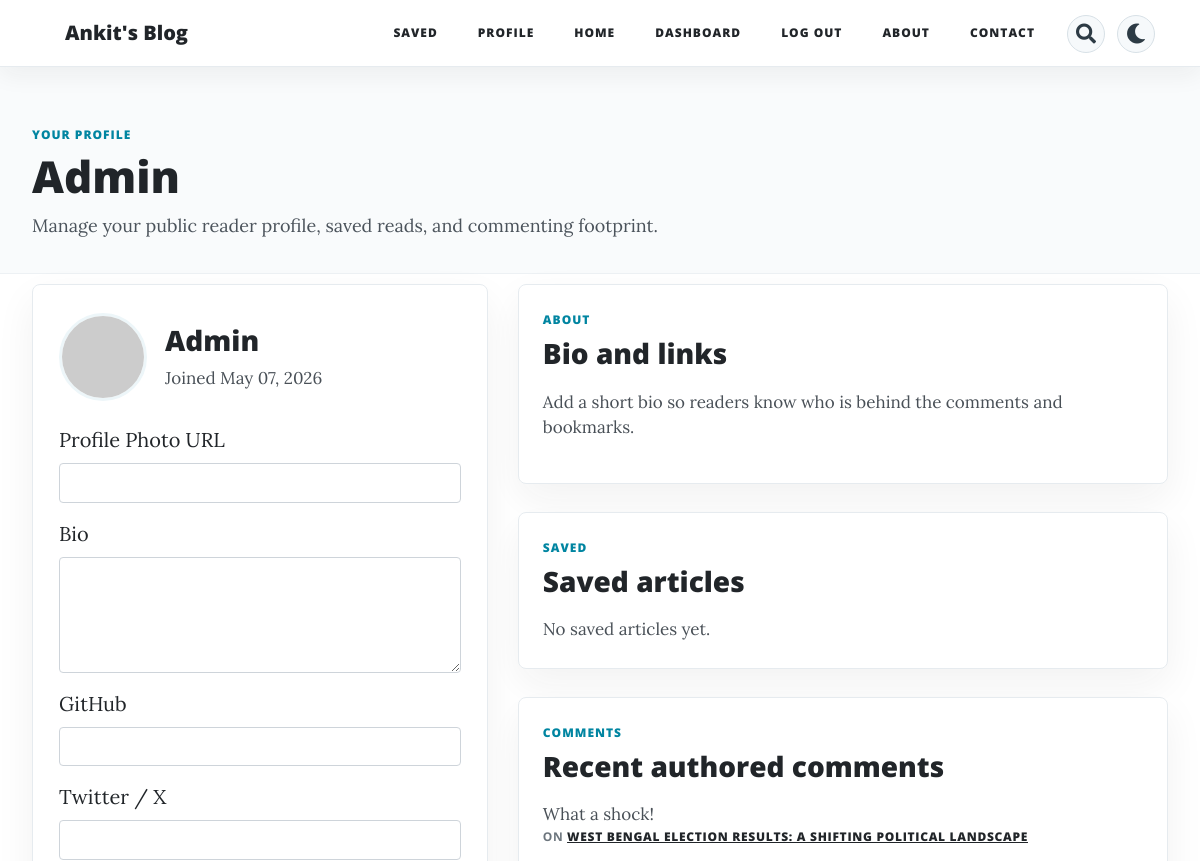
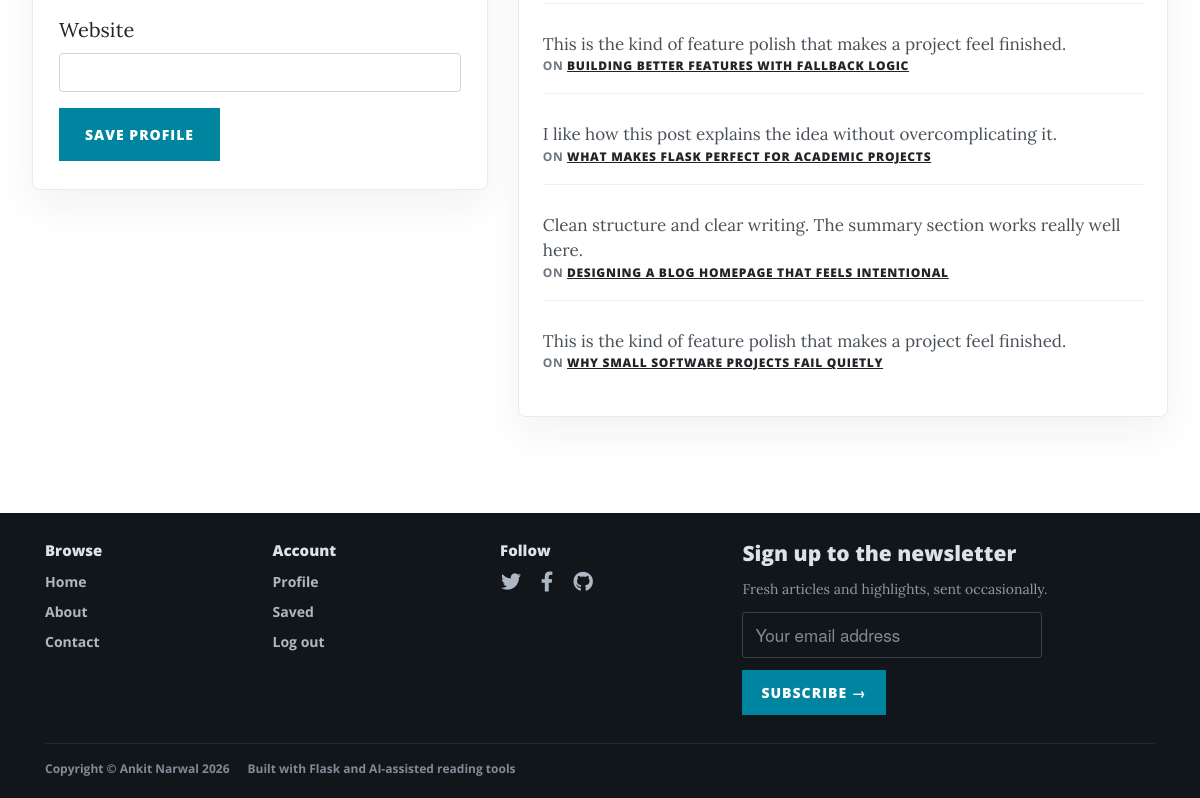
The app's page /profile (signed in), older data (2 pictures, top to bottom).
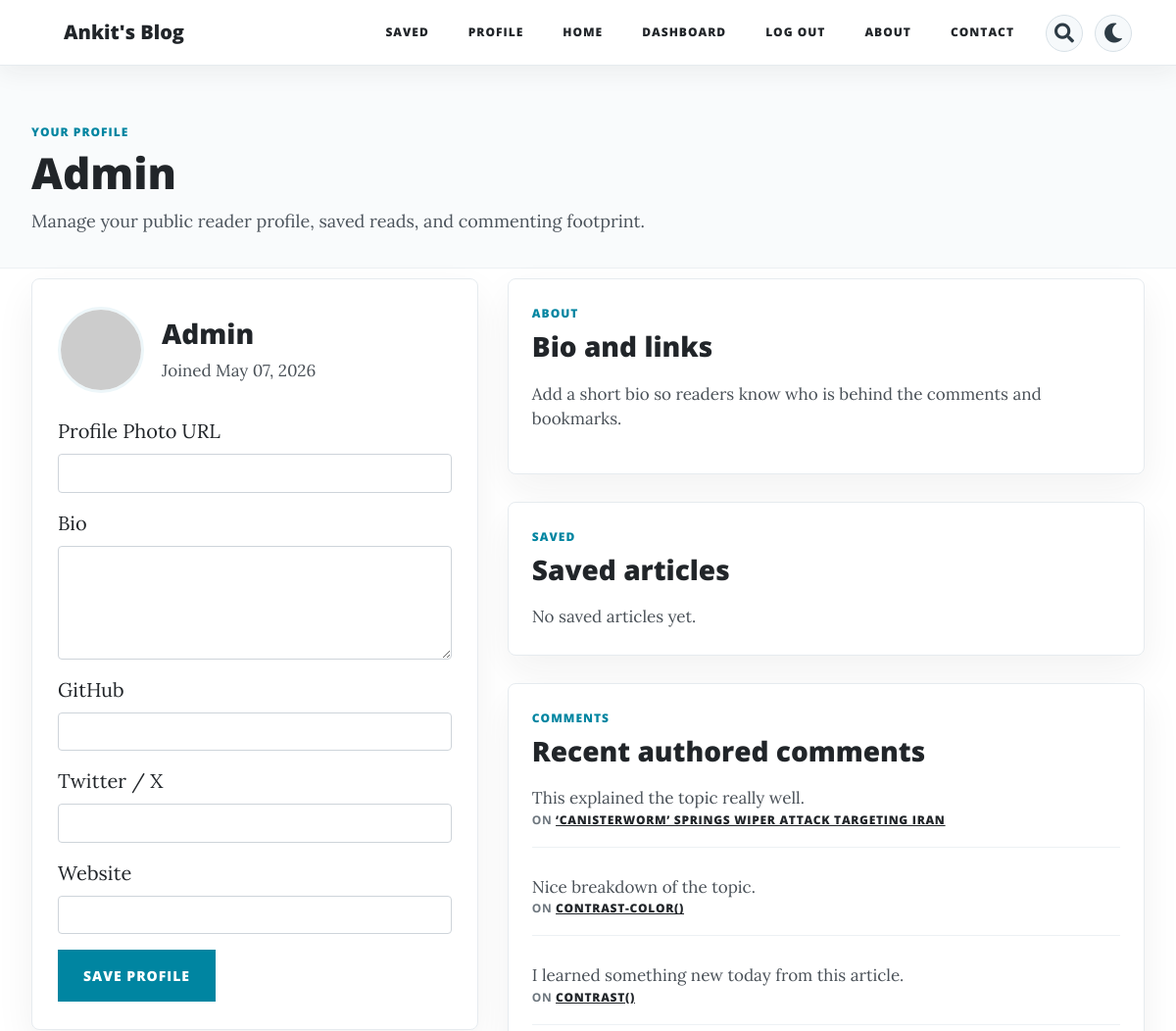
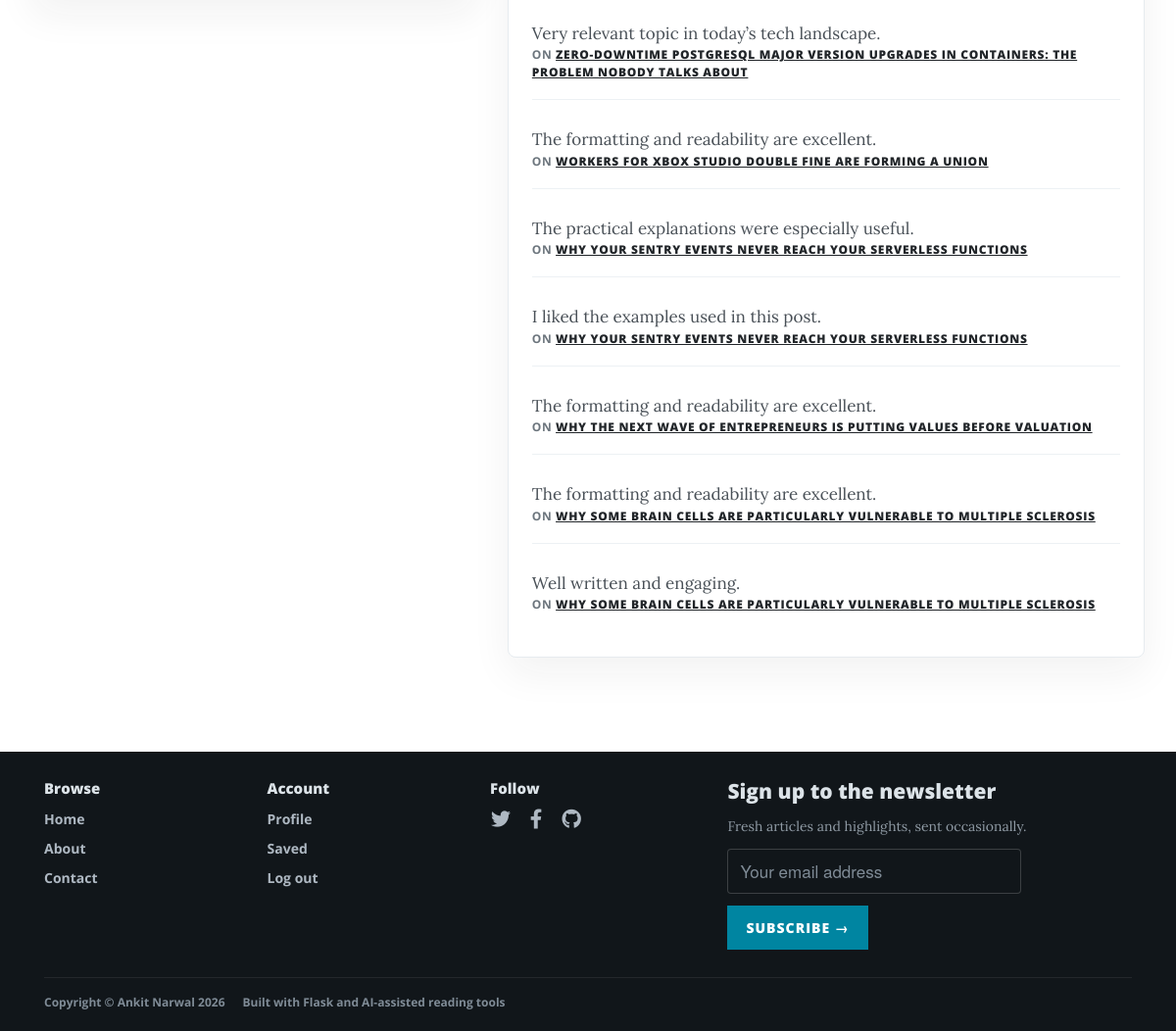
The same page, newer data (2 pictures, top to bottom).
### main.py (models this page shows, shortened)
class User(UserMixin, db.Model):
    __tablename__ = "user"
    id = db.Column(db.Integer, primary_key=True)
    name = db.Column(db.String(250), nullable=False)
    email = db.Column(db.String(), unique=True, nullable=False)
    password = db.Column(db.String(255), nullable=False)
    is_verified = db.Column(db.Boolean, nullable=False, default=True)
    registration_otp = db.Column(db.String(6), nullable=True)
    registration_otp_expires_at = db.Column(db.String(32), nullable=True)
    registration_otp_sent_at = db.Column(db.String(32), nullable=True)
    reset_otp = db.Column(db.String(6), nullable=True)
    reset_otp_expires_at = db.Column(db.String(32), nullable=True)
    reset_otp_sent_at = db.Column(db.String(32), nullable=True)
    profile_photo = db.Column(db.String(255), nullable=False, default="")
    bio = db.Column(db.Text, nullable=False, default="")
    github_url = db.Column(db.String(255), nullable=False, default="")
    twitter_url = db.Column(db.String(255), nullable=False, default="")
    website_url = db.Column(db.String(255), nullable=False, default="")
    joined_date = db.Column(db.String(32), nullable=False, default="")
    google_id = db.Column(db.String(255), nullable=False, default="")
    posts = relationship("BlogPost", back_populates="author")
    comments = relationship("Comments", back_populates="author")
    reactions = relationship("PostReaction", back_populates="user", cascade="all, delete-orphan")
    bookmarks = relationship("Bookmark", back_populates="user", cascade="all, delete-orphan")
    @property
    def profile_image(self):
        return self.profile_photo or None

class Comments(db.Model):
    __tablename__ = "comments"
    id = db.Column(db.Integer, primary_key=True)
    text = db.Column(db.String, nullable=False)
    author = relationship("User", back_populates="comments")
    author_id = db.Column(db.String, ForeignKey('user.name'), nullable=False)
    parent_post = relationship("BlogPost", back_populates="comments")
    parent_post_id = db.Column(db.Integer, ForeignKey("blog_posts.id"), nullable=False)
    created_at = db.Column(db.String(32), nullable=False, default="")
    status = db.Column(db.String(32), nullable=False, default="approved")
    moderation_reason = db.Column(db.String(255), nullable=False, default="")

class BlogPost(db.Model):
    __tablename__ = "blog_posts"
    id = db.Column(db.Integer, primary_key=True)
    author = relationship("User", back_populates='posts')
    author_id = db.Column(Integer, ForeignKey("user.id"), nullable=False)
    title = db.Column(db.String(250), unique=True, nullable=False)
    subtitle = db.Column(db.String(250), nullable=False)
    date = db.Column(db.String(250), nullable=False)
    body = db.Column(db.Text, nullable=False)
    img_url = db.Column(db.String(250), nullable=False)
    summary = db.Column(db.Text, nullable=False, default="")
    tags = db.Column(db.String(250), nullable=False, default="")
    created_at = db.Column(db.String(32), nullable=False, default="")
    published_at = db.Column(db.String(32), nullable=False, default="")
    scheduled_for = db.Column(db.String(32), nullable=False, default="")
    views = db.Column(db.Integer, nullable=False, default=0)
    comments = relationship("Comments", back_populates="parent_post", cascade="all, delete-orphan")
    reactions = relationship("PostReaction", back_populates="post", cascade="all, delete-orphan")
    bookmarks = relationship("Bookmark", back_populates="post", cascade="all, delete-orphan")

### main.py (the view, shortened to what this page needs)
@app.route("/profile", methods=["GET", "POST"])
def profile():
    if not current_user.is_authenticated:
        flash("Please log in to view your profile.", "danger")
        return redirect(url_for("login"))
    profile_user = User.query.get(current_user.id)
    saved_posts = [bookmark.post for bookmark in profile_user.bookmarks if bookmark.post and is_post_visible(bookmark.post, include_unpublished=is_admin_user(current_user))]
    authored_comments = (
        Comments.query
        .filter_by(author_id=profile_user.name, status="approved")
        .order_by(Comments.id.desc())
        .limit(10)
        .all()
    )
    return render_template(
        "profile.html",
        profile_user=profile_user,
        saved_posts=saved_posts,
        authored_comments=authored_comments,
        body_class="plain-page",
        is_logged_in=True,
    )

### main.py (called while the page is built)
@app.context_processor
def inject_layout_state():
    return {
        "active_theme": current_theme(),
        "is_admin_user": is_admin_user(current_user),
        "google_oauth_enabled": google_oauth_ready(),
    }

def is_admin_user(user):
    return bool(getattr(user, "is_authenticated", False) and getattr(user, "id", None) == 1)

def current_theme():
    return request.cookies.get("theme", "light")

def google_oauth_ready():
    return bool(os.environ.get("GOOGLE_CLIENT_ID") and os.environ.get("GOOGLE_CLIENT_SECRET"))

@login_manager.user_loader
def load_user(user_id):
    return User.query.filter(User.id == int(user_id)).first()

### templates/profile.html (shortened to what this page needs)
{% include "header.html" %}
  <section class="plain-page-head profile-page-head">
    <div class="container">
      <div class="row">
        <div class="col-lg-12 mx-auto">
          <span class="home-section-label">Your profile</span>
          <h1>{{ profile_user.name }}</h1>
          <p>Manage your public reader profile, saved reads, and commenting footprint.</p>
        </div>
      </div>
    </div>
  </section>
  <section class="dashboard-band">
    <div class="container">
      <div class="row">
        <div class="col-lg-12 mx-auto">
          <div class="row">
            <div class="col-lg-5">
              <section class="dashboard-panel profile-panel">
                <div class="profile-identity">
                  {% if profile_user.profile_image %}
                  <img class="profile-avatar" src="{{ profile_user.profile_image }}" alt="{{ profile_user.name }}">
                  {% else %}
                  <img class="profile-avatar" src="{{ profile_user.email | gravatar }}" alt="{{ profile_user.name }}">
                  {% endif %}
                  <div>
                    <h2 class="dashboard-panel-title">{{ profile_user.name }}</h2>
                    <p class="dashboard-item-copy">Joined {{ profile_user.joined_date or 'Recently' }}</p>
                  </div>
                </div>
                <form method="post" class="profile-form">
                  <div class="form-group">
                    <label>Profile Photo URL</label>
                    <input class="form-control" type="text" name="profile_photo" value="{{ profile_user.profile_photo }}">
                  </div>
                  <div class="form-group">
                    <label>Bio</label>
                    <textarea class="form-control" name="bio" rows="4">{{ profile_user.bio }}</textarea>
                  </div>
                  <div class="form-group">
                    <label>GitHub</label>
                    <input class="form-control" type="text" name="github_url" value="{{ profile_user.github_url }}">
                  </div>
                  <div class="form-group">
                    <label>Twitter / X</label>
                    <input class="form-control" type="text" name="twitter_url" value="{{ profile_user.twitter_url }}">
                  </div>
                  <div class="form-group">
                    <label>Website</label>
                    <input class="form-control" type="text" name="website_url" value="{{ profile_user.website_url }}">
                  </div>
                  <button class="btn btn-primary" type="submit">Save Profile</button>
                </form>
              </section>
            </div>
            <div class="col-lg-7">
              <section class="dashboard-panel">
                <div class="dashboard-panel-head">
                  <div>
                    <span class="home-section-label">About</span>
                    <h2 class="dashboard-panel-title">Bio and links</h2>
                  </div>
                </div>
                <p class="dashboard-item-copy">{{ profile_user.bio or 'Add a short bio so readers know who is behind the comments and bookmarks.' }}</p>
              </section>
              <section class="dashboard-panel">
                <div class="dashboard-panel-head">
                  <div>
                    <span class="home-section-label">Saved</span>
                    <h2 class="dashboard-panel-title">Saved articles</h2>
                  </div>
                </div>
                {% if saved_posts %}
                  {% for post in saved_posts %}
                  <article class="dashboard-list-item">
                    <div class="dashboard-list-main">
                      <a class="dashboard-item-title" href="{{ url_for('show_post', post_id=post.id) }}">{{ post.title }}</a>
                      <p class="dashboard-item-meta">{{ post.date }} &middot; {{ post.reading_time }} min read</p>
                    </div>
                  </article>
                  {% endfor %}
                {% else %}
                <p class="dashboard-item-copy">No saved articles yet.</p>
                {% endif %}
              </section>
              <section class="dashboard-panel">
                <div class="dashboard-panel-head">
                  <div>
                    <span class="home-section-label">Comments</span>
                    <h2 class="dashboard-panel-title">Recent authored comments</h2>
                  </div>
                </div>
                {% if authored_comments %}
                  {% for comment in authored_comments %}
                  <article class="dashboard-comment-item">
                    <p class="dashboard-comment-copy">{{ comment.text | safe }}</p>
                    <p class="dashboard-item-meta">
                      On <a class="dashboard-inline-link" href="{{ url_for('show_post', post_id=comment.parent_post_id) }}">{{ comment.parent_post.title }}</a>
                    </p>
                  </article>
                  {% endfor %}
                {% else %}
                <p class="dashboard-item-copy">No approved comments yet.</p>
                {% endif %}
              </section>
            </div>
          </div>
        </div>
      </div>
    </div>
  </section>
{% include "footer.html" %}

### templates/header.html (shortened to what this page needs)
<!DOCTYPE html>
<html lang="en">
<head>
  <link href="{{ url_for('static', filename='vendor/bootstrap/css/bootstrap.min.css') }}" rel="stylesheet">
  <link href="{{ url_for('static', filename='vendor/fontawesome-free/css/all.min.css')}}" rel="stylesheet" type="text/css">
  <link href="{{ url_for('static', filename='css/clean-blog.css')}}" rel="stylesheet">
</head>
<body class="{{ body_class|default('') }}" data-theme="{{ active_theme }}">
  <nav class="navbar navbar-expand-lg navbar-light fixed-top" id="mainNav">
    <div class="container">
      <a class="navbar-brand" href="{{url_for('get_all_posts')}}">Ankit's Blog</a>
      <div class="collapse navbar-collapse" id="navbarResponsive">
        <ul class="navbar-nav ml-auto">
          {% if current_user.is_authenticated %}
          <li class="nav-item">
            <a class="nav-link" href="{{ url_for('saved_articles') }}">Saved</a>
          </li>
          <li class="nav-item">
            <a class="nav-link" href="{{ url_for('profile') }}">Profile</a>
          </li>
          {% endif %}
          <li class="nav-item">
            <a class="nav-link" href="{{ url_for('get_all_posts') }}">Home</a>
          </li>
          {% if not current_user.is_authenticated: %}
            <li class="nav-item">
              <a class="nav-link" href="{{ url_for('login') }}">Login</a>
            </li>
            <li class="nav-item">
              <a class="nav-link" href="{{ url_for('register') }}">Register</a>
            </li>
          {% else %}
            {% if current_user.id == 1 %}
            <li class="nav-item">
              <a class="nav-link" href="{{ url_for('admin_dashboard') }}">Dashboard</a>
            </li>
            {% endif %}
            <li class="nav-item">
              <a class="nav-link" href="{{ url_for('logout') }}">Log Out</a>
            </li>
          {% endif %}
          <li class="nav-item">
            <a class="nav-link" href="{{ url_for('about') }}">About</a>
          </li>
          <li class="nav-item">
            <a class="nav-link" href="{{ url_for('contact') }}">Contact</a>
          </li>
          <li class="nav-item nav-theme-item">
            <button class="nav-theme-toggle nav-search-toggle" id="search-toggle" type="button" aria-label="Search articles" title="Search articles">
              <i class="fas fa-search" aria-hidden="true"></i>
            </button>
          </li>
          <li class="nav-item nav-theme-item">
            <button class="nav-theme-toggle" id="theme-toggle" type="button" aria-label="Switch theme" title="Switch theme">
            </button>
          </li>
        </ul>
      </div>
    </div>
  </nav>

### templates/footer.html (shortened to what this page needs)
  <footer class="site-footer">
    <div class="container">
      <div class="footer-main">
        <nav class="footer-column" aria-label="Footer browse links">
          <h2 class="footer-heading">Browse</h2>
          <div class="footer-link-stack">
            <a href="{{ url_for('get_all_posts') }}">Home</a>
            <a href="{{ url_for('about') }}">About</a>
            <a href="{{ url_for('contact') }}">Contact</a>
          </div>
        </nav>
        <nav class="footer-column" aria-label="Footer account links">
          <h2 class="footer-heading">Account</h2>
          <div class="footer-link-stack">
            {% if current_user.is_authenticated %}
            <a href="{{ url_for('profile') }}">Profile</a>
            <a href="{{ url_for('saved_articles') }}">Saved</a>
            <a href="{{ url_for('logout') }}">Log out</a>
            {% else %}
            <a href="{{ url_for('login') }}">Login</a>
            <a href="{{ url_for('register') }}">Register</a>
            {% endif %}
          </div>
        </nav>
        <section class="footer-column">
          <h2 class="footer-heading">Follow</h2>
          <div class="footer-social">
            <a href="https://x.com/HawkIND69" aria-label="X / Twitter"><i class="fab fa-twitter"></i></a>
            <a href="https://x.com/HawkIND69" aria-label="Facebook"><i class="fab fa-facebook-f"></i></a>
            <a href="https://github.com/Ankit-Narwal" aria-label="GitHub"><i class="fab fa-github"></i></a>
          </div>
        </section>
        <section class="footer-column footer-newsletter-column">
          <h2 class="footer-newsletter-title">Sign up to the newsletter</h2>
          <p class="footer-newsletter-copy">Fresh articles and highlights, sent occasionally.</p>
          <form class="newsletter-form footer-newsletter-form" method="post" action="{{ url_for('subscribe_newsletter') }}">
            <div class="form-group">
              <input class="form-control" type="email" name="email" placeholder="Your email address" required>
            </div>
            <button class="btn btn-primary" type="submit">Subscribe <span aria-hidden="true">&rarr;</span></button>
          </form>
        </section>
      </div>
      <div class="footer-bottom">
        <div class="footer-bottom-links">
          <span>Copyright &copy; Ankit Narwal 2026</span>
          <span>Built with Flask and AI-assisted reading tools</span>
        </div>
      </div>
    </div>
  </footer>
</body>
</html>

Row changes from the older to the newer data that the page shows:
no longer on this page (row unchanged): Comments: text "What a shock!", parent_post "WEST BENGAL ELECTION RESULTS: A SHIFTING POLITICAL LANDSCAPE"
no longer on this page (row unchanged): Comments: text "This is the kind of feature polish that makes a project feel finished.", parent_post "BUILDING BETTER FEATURES WITH FALLBACK LOGIC"
no longer on this page (row unchanged): Comments: text "I like how this post explains the idea without overcomplicating it.", parent_post "WHAT MAKES FLASK PERFECT FOR ACADEMIC PROJECTS"
no longer on this page (row unchanged): Comments: text "Clean structure and clear writing. The summary section works really well here.", parent_post "DESIGNING A BLOG HOMEPAGE THAT FEELS INTENTIONAL"
no longer on this page (row unchanged): Comments: text "This is the kind of feature polish that makes a project feel finished.", parent_post "WHY SMALL SOFTWARE PROJECTS FAIL QUIETLY"
added Comments: text "This explained the topic really well.", parent_post "‘CANISTERWORM’ SPRINGS WIPER ATTACK TARGETING IRAN"
added Comments: text "Nice breakdown of the topic.", parent_post "CONTRAST-COLOR()"
added Comments: text "I learned something new today from this article.", parent_post "CONTRAST()"
added Comments: text "Very relevant topic in today’s tech landscape.", parent_post "ZERO-DOWNTIME POSTGRESQL MAJOR VERSION UPGRADES IN CONTAINERS: THE PROBLEM NOBODY TALKS ABOUT"
added Comments: text "The formatting and readability are excellent.", parent_post "WORKERS FOR XBOX STUDIO DOUBLE FINE ARE FORMING A UNION"
added Comments: text "The practical explanations were especially useful.", parent_post "WHY YOUR SENTRY EVENTS NEVER REACH YOUR SERVERLESS FUNCTIONS"
added Comments: text "I liked the examples used in this post.", parent_post "WHY YOUR SENTRY EVENTS NEVER REACH YOUR SERVERLESS FUNCTIONS"
added Comments: text "The formatting and readability are excellent.", parent_post "WHY THE NEXT WAVE OF ENTREPRENEURS IS PUTTING VALUES BEFORE VALUATION"
added Comments: text "The formatting and readability are excellent.", parent_post "WHY SOME BRAIN CELLS ARE PARTICULARLY VULNERABLE TO MULTIPLE SCLEROSIS"
added Comments: text "Well written and engaging.", parent_post "WHY SOME BRAIN CELLS ARE PARTICULARLY VULNERABLE TO MULTIPLE SCLEROSIS"
